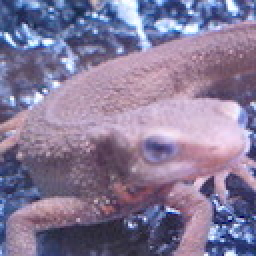
#> input picture Question_01_10/answers_py/imori.jpg, 128 x 128 px, found by its file name (shown 2 times larger)
$ python 'Closing Operation.py'   (older library calls are emulated)
#> lines starting #> are read from the running program, lines starting #| are printed output that depends on the picture; after the words box and inside, x2 and y2 are one past the last pixel; in counts of white or black regions, pixels touching at a corner belong together
#> further down, img is the input picture: shape (128, 128, 3); mean B, G, R 152.8, 121.8, 134.1
# -*- coding: utf-8 -*-
import numpy as np
import cv2

def Canny(img):

    # Gray scale
    def BGR2GRAY(img):
        b = img[:, :, 0].copy()
        g = img[:, :, 1].copy()
        r = img[:, :, 2].copy()

        # Gray scale
        out = 0.2126 * r + 0.7152 * g + 0.0722 * b
        out = out.astype(np.uint8)

        return out


    # Gaussian filter for grayscale
    def gaussian_filter(img, K_size=3, sigma=1.3):

#> called with K_size = 5, sigma = 1.4
        if len(img.shape) == 3:
            H, W, C = img.shape
            gray = False
        else:
            img = np.expand_dims(img, axis=-1)
            H, W, C = img.shape
#> H = 128; W = 128; C = 1
            gray = True

        ## Zero padding
        pad = K_size // 2
        out = np.zeros([H + pad * 2, W + pad * 2, C], dtype=np.float)
        out[pad : pad + H, pad : pad + W] = img.copy().astype(np.float)
#> out: shape (132, 132, 1) float64

        ## prepare Kernel
        K = np.zeros((K_size, K_size), dtype=np.float)
        for x in range(-pad, -pad + K_size):
            for y in range(-pad, -pad + K_size):
                K[y + pad, x + pad] = np.exp( - (x ** 2 + y ** 2) / (2 * sigma * sigma))
        #K /= (sigma * np.sqrt(2 * np.pi))
        K /= (2 * np.pi * sigma * sigma)
        K /= K.sum()

        tmp = out.copy()

        # filtering
        for y in range(H):
            for x in range(W):
                for c in range(C):
                    out[pad + y, pad + x, c] = np.sum(K * tmp[y : y + K_size, x : x + K_size, c])
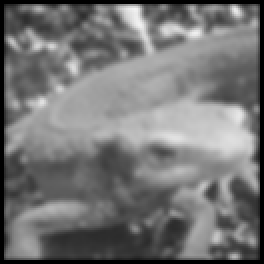
#> out: shape (132, 132, 1) float64 (shown 2 times larger); min 0, max 243.3, mean 117.2

        out = np.clip(out, 0, 255)
        out = out[pad : pad + H, pad : pad + W]
#> out: shape (128, 128, 1) float64
        out = out.astype(np.uint8)

        if gray:
            out = out[..., 0]

        return out


    # sobel filter
    def sobel_filter(img, K_size=3):
#> called with K_size = 3
        if len(img.shape) == 3:
            H, W, C = img.shape
        else:
            H, W = img.shape
#> H = 128; W = 128

        # Zero padding
        pad = K_size // 2
        out = np.zeros((H + pad * 2, W + pad * 2), dtype=np.float)
        out[pad : pad + H, pad : pad + W] = img.copy().astype(np.float)
#> out: shape (130, 130) float64
        tmp = out.copy()

        out_v = out.copy()
        out_h = out.copy()

        ## Sobel vertical
        Kv = [[1., 2., 1.],[0., 0., 0.], [-1., -2., -1.]]
        ## Sobel horizontal
        Kh = [[1., 0., -1.],[2., 0., -2.],[1., 0., -1.]]

        # filtering
        for y in range(H):
            for x in range(W):
                out_v[pad + y, pad + x] = np.sum(Kv * (tmp[y : y + K_size, x : x + K_size]))
                out_h[pad + y, pad + x] = np.sum(Kh * (tmp[y : y + K_size, x : x + K_size]))
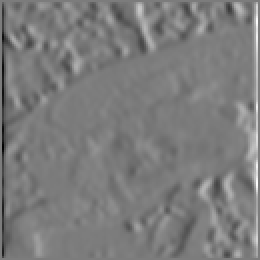
#> out_h: shape (130, 130) float64 (shown 2 times larger); min -581, max 611, mean 0; drawn with min black and max white
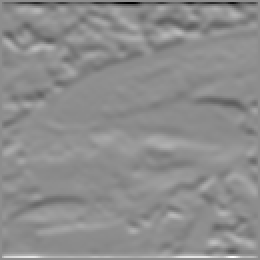
#> out_v: shape (130, 130) float64 (shown 2 times larger); min -870, max 701, mean 0.6; drawn with min black and max white

        out_v = np.clip(out_v, 0, 255)
        out_h = np.clip(out_h, 0, 255)

        out_v = out_v[pad : pad + H, pad : pad + W]
#> out_v: shape (128, 128) float64
        out_v = out_v.astype(np.uint8)
        out_h = out_h[pad : pad + H, pad : pad + W]
#> out_h: shape (128, 128) float64
        out_h = out_h.astype(np.uint8)

        return out_v, out_h


    def get_edge_angle(fx, fy):
        # get edge strength
        edge = np.sqrt(np.power(fx.astype(np.float32), 2) + np.power(fy.astype(np.float32), 2))
        edge = np.clip(edge, 0, 255)

        fx = np.maximum(fx, 1e-10)
        #fx[np.abs(fx) <= 1e-5] = 1e-5

        # get edge angle
        angle = np.arctan(fy / fx)

        return edge, angle


    def angle_quantization(angle):
        angle = angle / np.pi * 180
        angle[angle < -22.5] = 180 + angle[angle < -22.5]
        _angle = np.zeros_like(angle, dtype=np.uint8)
        _angle[np.where(angle <= 22.5)] = 0
        _angle[np.where((angle > 22.5) & (angle <= 67.5))] = 45
        _angle[np.where((angle > 67.5) & (angle <= 112.5))] = 90
        _angle[np.where((angle > 112.5) & (angle <= 157.5))] = 135

        return _angle


    def non_maximum_suppression(angle, edge):
        H, W = angle.shape
#> H = 128; W = 128
        _edge = edge.copy()

        for y in range(H):
            for x in range(W):
                    if angle[y, x] == 0:
                            dx1, dy1, dx2, dy2 = -1, 0, 1, 0
                    elif angle[y, x] == 45:
                            dx1, dy1, dx2, dy2 = -1, 1, 1, -1
                    elif angle[y, x] == 90:
                            dx1, dy1, dx2, dy2 = 0, -1, 0, 1
                    elif angle[y, x] == 135:
                            dx1, dy1, dx2, dy2 = -1, -1, 1, 1
                    if x == 0:
                            dx1 = max(dx1, 0)
                            dx2 = max(dx2, 0)
                    if x == W-1:
                            dx1 = min(dx1, 0)
                            dx2 = min(dx2, 0)
                    if y == 0:
                            dy1 = max(dy1, 0)
                            dy2 = max(dy2, 0)
                    if y == H-1:
                            dy1 = min(dy1, 0)
                            dy2 = min(dy2, 0)
                    if max(max(edge[y, x], edge[y + dy1, x + dx1]), edge[y + dy2, x + dx2]) != edge[y, x]:
                            _edge[y, x] = 0

        return _edge

    def hysterisis(edge, HT=100, LT=30):
#> called with HT = 50, LT = 20
        H, W = edge.shape
#> H = 128; W = 128

        edge[edge >= HT] = 255
#> edge: shape (128, 128) float32; min 0, max 255, mean 24.3
        edge[edge <= LT] = 0
#> edge: shape (128, 128) float32; min 0, max 255, mean 23.9

        _edge = np.zeros((H + 2, W + 2), dtype=np.float32)
        _edge[1 : H + 1, 1 : W + 1] = edge
#> _edge: shape (130, 130) float32

        idx = (_edge > LT) & (_edge < HT)
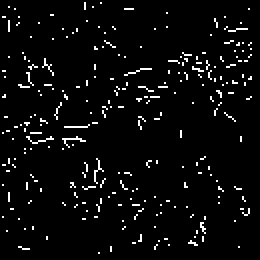
#> idx: shape (130, 130) bool (shown 2 times larger); 4.1% white in thin lines or dots

        ## 8 - Nearest neighbor
        [dx, dy] = [[-1, 0, 1, -1, 1, -1, 0 , 1], [-1, -1, -1, 0, 0, 1, 1, 1]]

        for j in range(1, H+2):
            for i in range(1, W+2):
                if idx[j, i]:
                    _edge[j, i] = 0
                    for idx_ in range(len(dx)):
                        if _edge[j+dy[idx_], i+dx[idx_]] >= HT:
                            _edge[j, i] = 255
                            idx_ = len(dx)
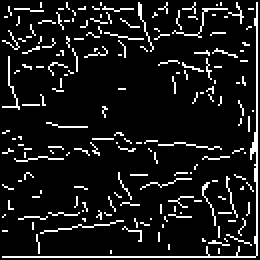
#> _edge: shape (130, 130) float32 (shown 2 times larger); 9.8% white in thin lines or dots
#> after the loop, idx_ = 7
        edge = _edge[1:H+1, 1:W+1]
#> edge: shape (128, 128) float32; 10.1% white in thin lines or dots

        return edge

    # grayscale
    gray = BGR2GRAY(img)

    # gaussian filtering
    gaussian = gaussian_filter(gray, K_size=5, sigma=1.4)

    # sobel filtering
    fy, fx = sobel_filter(gaussian, K_size=3)

    # get edge strength, angle
    edge, angle = get_edge_angle(fx, fy)

    # angle quantization
    angle = angle_quantization(angle)

    # non maximum suppression
    edge = non_maximum_suppression(angle, edge)

    # hysterisis threshold
    edge = hysterisis(edge, HT=50, LT=20)

    return edge, angle

def dilate(img, Dil_time=1):
#> called with Dil_time = 1
    out = img.copy()
    H, W = img.shape
#> H = 128; W = 128

    # Output image, zero padding
    out = np.zeros([H+2, W+2], dtype = np.int)

    # Kernel
    K = [[0, 1, 0], [1, 0, 1], [0, 1, 0]]

    # Apply kernel on the image
    for z in range(Dil_time):
        out[1:H+1, 1:W+1] = img.copy()
        for j in range(1, H+1):
            for i in range(1, W+1):
                if out[j, i] == 0:
                    if np.sum(K * out[j-1:j+2, i-1:i+2]) >= 255:
                        img[j-1, i-1] = 255
#> img: shape (128, 128) float32; 29.6% white; 36 white regions (9 under 20 px), largest, box (x1, y1, x2, y2) and area: (0, 0, 128, 128) 1643, (9, 0, 122, 46) 932, (77, 22, 124, 52) 334
#> out: shape (130, 130) int64; 9.8% white in thin lines or dots

    return img

def erode(img, Dil_time=1):
#> called with Dil_time = 1
    out = img.copy()
    H, W = img.shape
#> H = 128; W = 128

    # Output image, zero padding
    out = np.zeros([H+2, W+2], dtype = np.int)

    # Kernel
    K = [[0, 1, 0], [1, 0, 1], [0, 1, 0]]

    # Apply kernel on the image
    for z in range(Dil_time):
        out[1:H+1, 1:W+1] = img.copy()
        for j in range(1, H+1):
            for i in range(1, W+1):
                if out[j, i] == 255:
                    if np.sum(K * out[j-1:j+2, i-1:i+2]) < 255*4:
                        img[j-1, i-1] = 0
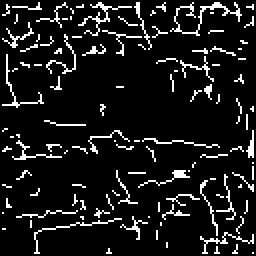
#> img: shape (128, 128) float32 (shown 2 times larger); 9.8% white in thin lines or dots
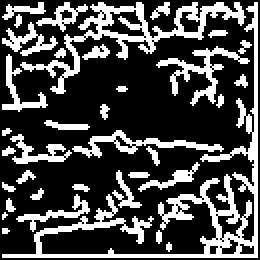
#> out: shape (130, 130) int64 (shown 2 times larger); 28.7% white in thin lines or dots

    return img

def closing(img, Dil_time=1):
    # Dilate
    _out = dilate(img, Dil_time)

    # Erode
    out = erode(_out, Dil_time)


    return out

# Read image
img = cv2.imread("imori.jpg")

# Edge detection
out1, _ = Canny(img)

# Opening
out = closing(out1, 1)

# Show and save image
cv2.namedWindow("result")
cv2.resizeWindow("result", 256, 256)

cv2.imshow("result", out)
cv2.waitKey(0)
cv2.destroyAllWindows()

cv2.imwrite("Myresult/out50.jpg", out)
